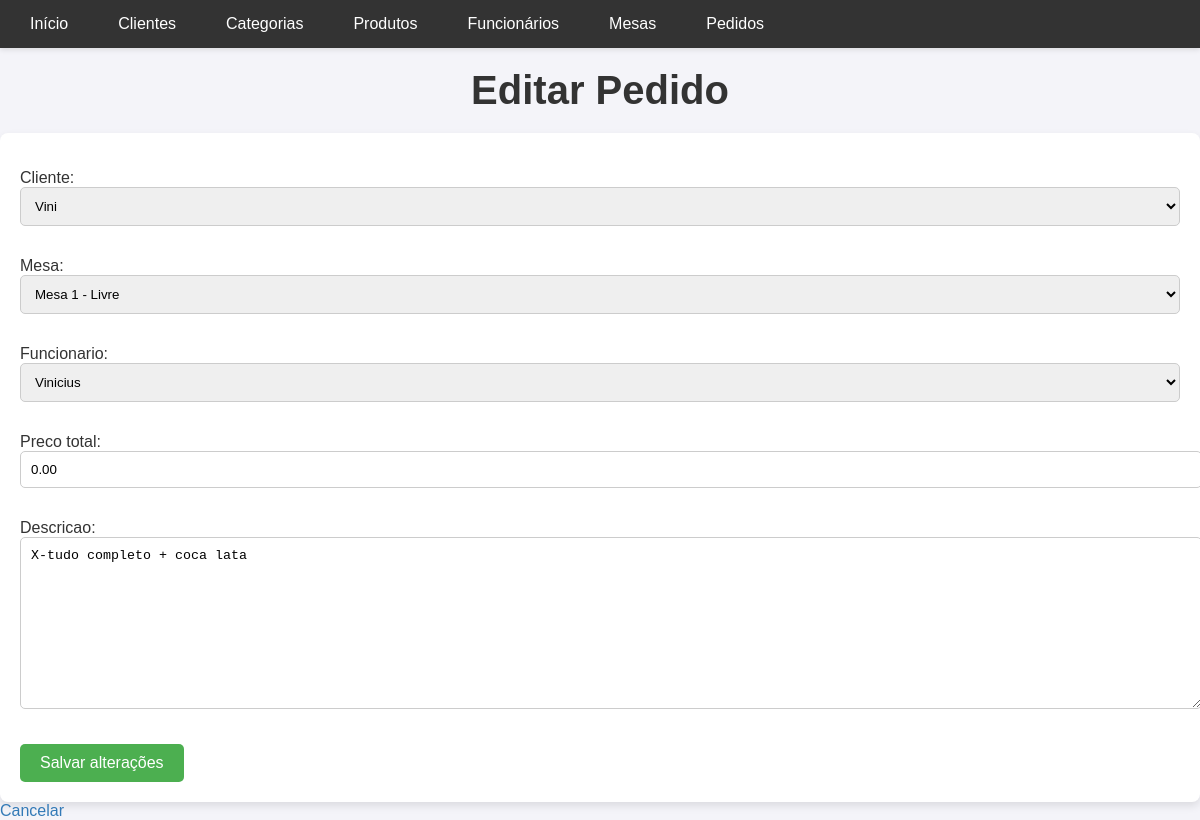
Page /pedido/edit/3/ on the committed database.
### gerenciamento/models.py (models this page shows, shortened)
class Pedido(models.Model):
    cliente = models.ForeignKey(Cliente, on_delete=models.CASCADE, null=True, blank=True)
    mesa = models.ForeignKey(Mesa, on_delete=models.CASCADE, null=True, blank=True)
    funcionario = models.ForeignKey(Funcionario, on_delete=models.CASCADE)
    data_pedido = models.DateTimeField(auto_now_add=True)
    preco_total = models.DecimalField(max_digits=10, decimal_places=2, default=0)
    descricao = models.TextField(blank=True, null=True)

### gerenciamento/views.py (the view)
# urls.py: path('pedido/edit/<int:pk>/', views.editar_pedido, name='editar_pedido'),
def editar_pedido(request, pk):
    pedido = get_object_or_404(Pedido, pk=pk)
    if request.method == 'POST':
        form = PedidoForm(request.POST, instance=pedido)
        if form.is_valid():
            form.save()
            return redirect('listar_pedidos')
    else:
        form = PedidoForm(instance=pedido)
    return render(request, 'gerenciamento/pedido/edit.html', {'form': form})

### gerenciamento/forms.py
class PedidoForm(forms.ModelForm):
    class Meta:
        model = Pedido
        fields = '__all__'
    descricao = forms.CharField(widget=forms.Textarea, required=False)

### gerenciamento/models.py (called while the page is built)
    def __str__(self):
        return self.nome

    def __str__(self):
        return self.nome

    def __str__(self):
        return f"Mesa {self.numero} - {'Ocupada' if self.ocupada else 'Livre'}"

### gerenciamento/templates/gerenciamento/pedido/edit.html (shortened to what this page needs)
{% extends 'gerenciamento/base.html' %}
{% block content %}
<h1>Editar Pedido</h1>
<form method="post">
    {{ form.as_p }}
    <button type="submit">Salvar alterações</button>
</form>
<a href="{% url 'listar_pedidos' %}">Cancelar</a>
{% endblock %}

### static/gerenciamento/style.css (style rules this page uses)
body { font-family: 'Arial', sans-serif; margin: 0; padding: 0; background-color: #f4f4f9; color: #333; }
h1 { font-size: 2.5em; text-align: center; color: #333; margin: 20px 0; }
a { color: #337ab7; text-decoration: none; transition: color 0.3s ease; }
button { background-color: #4CAF50; color: white; padding: 10px 20px; border: none; border-radius: 5px; cursor: pointer; font-size: 16px; transition: background-color 0.3s ease; }
form { background-color: #fff; padding: 20px; box-shadow: 0 4px 8px rgba(0, 0, 0, 0.1); border-radius: 8px; }
form input, form select, form textarea { width: 100%; padding: 10px; margin-bottom: 15px; border: 1px solid #ccc; border-radius: 5px; }

### rows in the picture
Pedido: cliente "Vini", mesa "Mesa 1 - Livre", funcionario "Vinicius", preco_total "0.00", descricao "X-tudo completo + coca lata"
